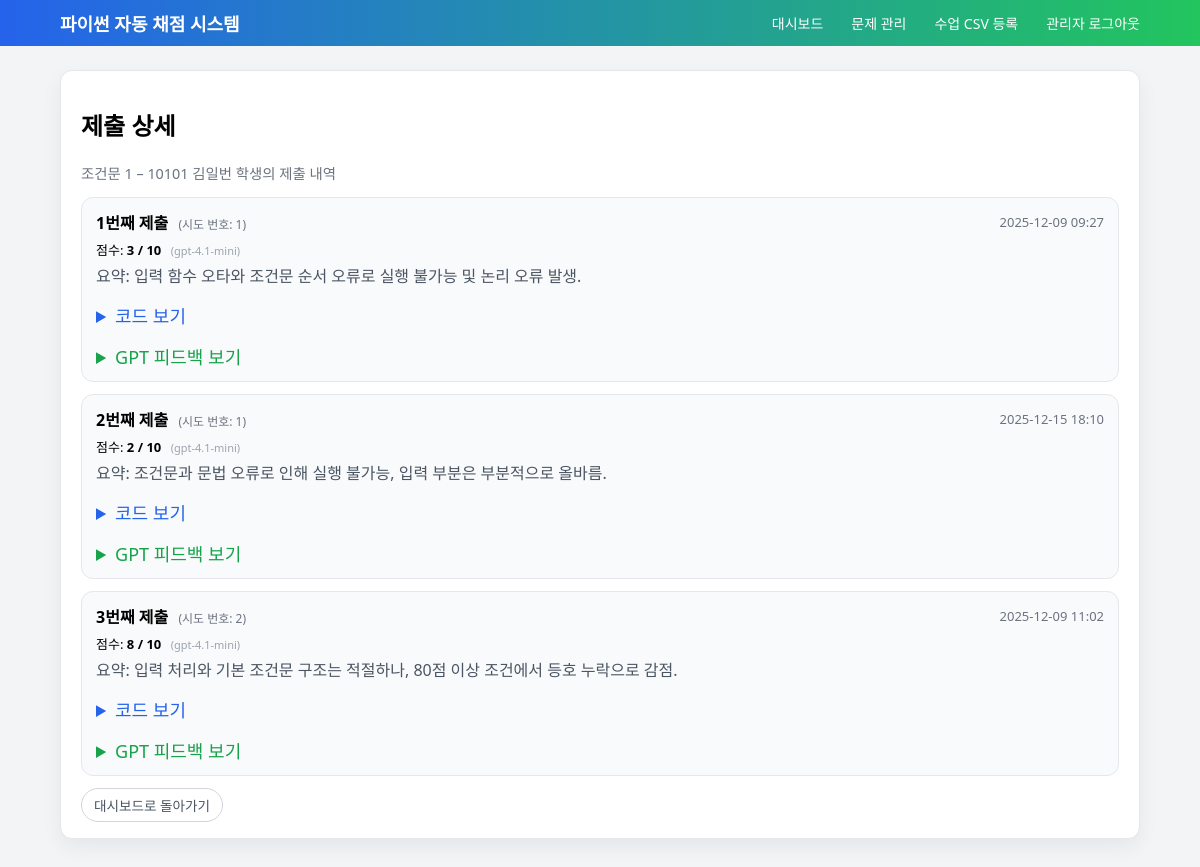
The app's page /admin/submissions?student_id=1&problem_id=1 (signed in) with its own data.
### models.py (models this page shows, shortened)
class Problem(db.Model):
    id = db.Column(db.Integer, primary_key=True)
    title = db.Column(db.String(200), nullable=False)
    description = db.Column(db.Text, nullable=False)
    sample_input = db.Column(db.Text, nullable=True)
    sample_output = db.Column(db.Text, nullable=True)
    answer_code = db.Column(db.Text, nullable=False)
    rubric = db.Column(db.Text, nullable=False)
    is_open = db.Column(db.Boolean, default=False)
    max_score = db.Column(db.Integer, default=10)
    created_at = db.Column(db.DateTime, default=datetime.utcnow)
    updated_at = db.Column(
        db.DateTime, default=datetime.utcnow, onupdate=datetime.utcnow
    )
    submissions = db.relationship("Submission", backref="problem", lazy=True)

class Student(db.Model):
    id = db.Column(db.Integer, primary_key=True)
    grade = db.Column(db.Integer, nullable=False)
    class_no = db.Column(db.Integer, nullable=False)
    student_no = db.Column(db.Integer, nullable=False)
    name = db.Column(db.String(50), nullable=False)
    created_at = db.Column(db.DateTime, default=datetime.utcnow)
    submissions = db.relationship("Submission", backref="student", lazy=True)
    enrollments = db.relationship("Enrollment", backref="student", lazy=True)
    @property
    def student_code(self) -> str:
        return f"{self.grade}{self.class_no:02d}{self.student_no:02d}"

class Submission(db.Model):
    id = db.Column(db.Integer, primary_key=True)
    student_id = db.Column(
        db.Integer, db.ForeignKey("student.id"), nullable=False
    )
    problem_id = db.Column(
        db.Integer, db.ForeignKey("problem.id"), nullable=False
    )
    code = db.Column(db.Text, nullable=False)
    score = db.Column(db.Integer, nullable=True)
    max_score = db.Column(db.Integer, nullable=True)
    feedback = db.Column(db.Text, nullable=True)
    summary = db.Column(db.Text, nullable=True)
    attempt_no = db.Column(db.Integer, nullable=True)        # 몇 번째 시도인지
    gpt_model = db.Column(db.String(100), nullable=True)
    created_at = db.Column(db.DateTime, default=datetime.utcnow)

### app.py (the view)
    @app.route("/admin/submissions")
    @admin_login_required
    def admin_submissions():
        student_id = request.args.get("student_id", type=int)
        problem_id = request.args.get("problem_id", type=int)
        if not student_id or not problem_id:
            flash("student_id와 problem_id가 필요합니다.")
            return redirect(url_for("admin_dashboard"))
        student = Student.query.get_or_404(student_id)
        problem = Problem.query.get_or_404(problem_id)
        subs = (
            Submission.query
            .filter_by(student_id=student.id, problem_id=problem.id)
            .order_by(Submission.attempt_no.asc())
            .all()
        )
        return render_template(
            "admin/submissions.html",
            student=student,
            problem=problem,
            submissions=subs,
        )

### app.py (called while the page is built)
def admin_login_required(f):
    @wraps(f)
    def wrapper(*args, **kwargs):
        if "admin_id" not in session:
            flash("관리자 로그인이 필요합니다.")
            return redirect(url_for("admin_login"))
        return f(*args, **kwargs)
    return wrapper

### templates/admin/submissions.html (shortened to what this page needs)
{% extends "base.html" %}
{% block content %}
<div class="card">
  <h2>제출 상세</h2>
  <p class="text-muted">
    {{ problem.title }} – {{ student.student_code }} {{ student.name }} 학생의 제출 내역
  </p>
  {% if submissions|length == 0 %}
    <p>아직 제출 내역이 없습니다.</p>
  {% else %}
    {% for sub in submissions %}
      <div style="border:1px solid #e5e7eb; border-radius:12px; padding:12px 14px; margin-bottom:12px; background:#f9fafb;">
        <div style="display:flex; justify-content:space-between; align-items:center; margin-bottom:6px;">
          <div>
            <strong>{{ loop.index }}번째 제출</strong>
            <span style="font-size:12px; color:#6b7280; margin-left:6px;">
              (시도 번호: {{ sub.attempt_no or '-' }})
            </span>
          </div>
          <div style="font-size:13px; color:#6b7280;">
            {{ sub.created_at|kst }}
          </div>
        </div>
        <div style="font-size:13px; margin-bottom:4px;">
          점수:
          {% if sub.score is not none %}
            <strong>{{ sub.score }} / {{ sub.max_score }}</strong>
          {% else %}
            -
          {% endif %}
          {% if sub.gpt_model %}
            <span style="font-size:11px; color:#9ca3af; margin-left:6px;">
              ({{ sub.gpt_model }})
            </span>
          {% endif %}
        </div>
        {% if sub.summary %}
          <div style="font-size:16px; margin-bottom:6px; color:#4b5563;">
            요약: {{ sub.summary }}
          </div>
        {% endif %}
        <details style="margin-top:15px;">
          <summary style="cursor:pointer; font-size:18px; color:#2563eb;">
            코드 보기
          </summary>
        </details>
        <details style="margin-top:15px;">
          <summary style="cursor:pointer; font-size:18px; color:#16a34a;">
            GPT 피드백 보기
          </summary>
        </details>
      </div>
    {% endfor %}
  {% endif %}
  <a href="{{ url_for('admin_dashboard') }}" class="btn btn-secondary">
    대시보드로 돌아가기
  </a>
</div>
{% endblock %}

### static/css/main.css (style rules this page uses)
body { font-family: system-ui, -apple-system, BlinkMacSystemFont, sans-serif; margin: 0; background: #f3f4f6; }
.card { background: #fff; border-radius: 12px; padding: 16px 20px; box-shadow: 0 10px 30px rgba(15, 23, 42, 0.08); margin-bottom: 16px; }
.btn { display: inline-block; padding: 8px 14px; border-radius: 999px; border: none; background: #2563eb; color: #fff; text-decoration: none; font-size: 0.9rem; cursor: pointer; }
.btn-secondary { background: #6b7280; }
.text-muted { color: #6b7280; font-size: 0.9rem; }
body { margin: 0; font-family: system-ui, -apple-system, BlinkMacSystemFont, "Segoe UI", sans-serif; background: #f3f4f6; }
.card { background: white; border-radius: 16px; padding: 20px 24px; box-shadow: 0 15px 35px rgba(15, 23, 42, 0.08); }
.btn { display: inline-block; border-radius: 999px; border: none; background: #2563eb; color: white; padding: 8px 16px; font-size: 14px; cursor: pointer; text-decoration: none; }
.btn-secondary { background: #4b5563; }
.card { background: #ffffff; border-radius: 12px; padding: 16px 20px; box-shadow: 0 8px 20px rgba(15, 23, 42, 0.06); border: 1px solid #e5e7eb; }
.btn-secondary { display: inline-flex; align-items: center; gap: 4px; padding: 6px 12px; border-radius: 999px; border: 1px solid #d1d5db; background: #ffffff; color: #4b5563; font-size: 0.85rem; text-decoration: none; box-shadow: none; cursor: pointer; transition: background-color 0.15s ease, border-color 0.15s ease, color 0.15s ease, transform 0.05s ease; }

### records on screen
Problem: title "조건문 1"
Student: student_code "10101", name "김일번"
Submission: attempt_no "1", created_at|kst "2025-12-09 09:27", score "3", max_score "10", gpt_model "gpt-4.1-mini", summary "입력 함수 오타와 조건문 순서 오류로 실행 불가능 및 논리 오류 발생."
Submission: attempt_no "1", created_at|kst "2025-12-15 18:10", score "2", max_score "10", gpt_model "gpt-4.1-mini", summary "조건문과 문법 오류로 인해 실행 불가능, 입력 부분은 부분적으로 올바름."
Submission: attempt_no "2", created_at|kst "2025-12-09 11:02", score "8", max_score "10", gpt_model "gpt-4.1-mini", summary "입력 처리와 기본 조건문 구조는 적절하나, 80점 이상 조건에서 등호 누락으로 감점."
